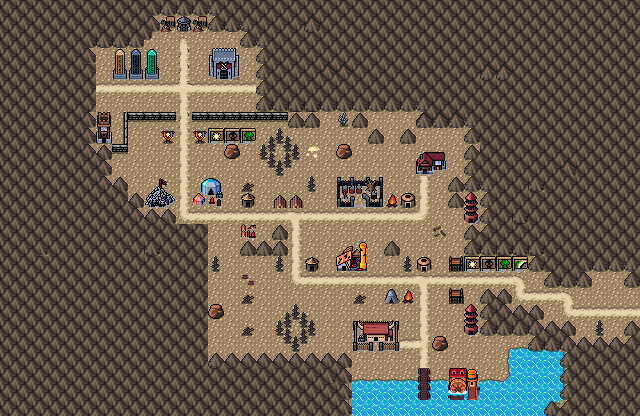

Below is a game level as drawn by its tile map, then a one-line description and the .tmx that defines it (tile-layer data replaced by summaries):
An orthogonal 40x26 tile map with 16x16 px tiles, 4 tile layers (Background, Ground, Mountain Walls, Clutter), 2 tilesets and 21 objects.

<map version="1.10" tiledversion="1.11.2" orientation="orthogonal" renderorder="right-down" width="40" height="26" tilewidth="16" tileheight="16" infinite="0" nextlayerid="8" nextobjectid="121">
 <editorsettings>
  <export target="wastetown..tmx" format="tmx" />
 </editorsettings>
 <properties>
  <property name="dungeonEffect" value="{&quot;startBattleWithCard&quot;: [ &quot;Abzan Devotee&quot; ]}" />
 </properties>
 <tileset firstgid="1" source="../../../../common/maps/tileset/main.tsx" />
 <tileset firstgid="10113" source="../../../../common/maps/tileset/buildings.tsx" />
 <layer id="1" name="Background" width="40" height="26">
  <data>[1040 cells, 1039 non-empty, 12 distinct tile ids]</data>
 </layer>
 <layer id="2" name="Ground" width="40" height="26">
  <data>[1040 cells, 1020 non-empty, 18 distinct tile ids]</data>
 </layer>
 <layer id="7" name="Mountain Walls" width="40" height="26">
  <data>[1040 cells, 582 non-empty, 51 distinct tile ids]</data>
 </layer>
 <layer id="3" name="Clutter" width="40" height="26">
  <properties>
   <property name="spriteLayer" type="bool" value="true" />
  </properties>
  <data>[1040 cells, 790 non-empty, 108 distinct tile ids]</data>
 </layer>
 <objectgroup id="4" name="Objects">
  <object id="51" template="../../obj/treasure.tx" x="176.166" y="54.6663">
   <properties>
    <property name="reward">[
  {
    "editions": [ "KTK", "TDM" ],
    "type": "card",
    "count": 11,
    "colors": [ "green", "black", "white" ],
    "rarity": [ "Common" ]
  },
  {
    "editions": [ "KTK", "TDM" ],
    "type": "card",
    "count": 3,
    "colors": [ "green", "black", "white" ],
    "rarity": [ "Uncommon" ]
  },
  {
    "editions": [ "KTK", "TDM" ],
    "type": "card",
    "count": 1,
    "colors": [ "green", "black", "white" ],
    "colorType": "MultiColor",
    "rarity": [ "Rare", "Mythic Rare" ]
  }
]
</property>
   </properties>
  </object>
  <object id="61" template="../../../../common/maps/obj/entry_right.tx" x="620.833" y="323.333" width="16" height="32">
   <properties>
    <property name="direction" value="right" />
   </properties>
  </object>
  <object id="68" template="../../../../common/maps/obj/enemy.tx" x="471" y="285">
   <properties>
    <property name="enemy" value="Daghatar" />
    <property name="threatRange" type="int" value="30" />
   </properties>
  </object>
  <object id="69" template="../../../../common/maps/obj/enemy.tx" x="305.5" y="239.5">
   <properties>
    <property name="enemy" value="Betor" />
    <property name="threatRange" type="int" value="30" />
    <property name="waypoints" value="94,95" />
   </properties>
  </object>
  <object id="70" template="../../../../common/maps/obj/enemy.tx" x="177" y="171">
   <properties>
    <property name="enemy" value="Anafenza" />
    <property name="threatRange" type="int" value="30" />
    <property name="waypoints" value="96,95" />
   </properties>
  </object>
  <object id="71" template="../../../../common/maps/obj/enemy.tx" x="175.5" y="111">
   <properties>
    <property name="effect" value="{&quot;startBattleWithCard&quot;: [&quot;Abzan Monument|TDM&quot;, &quot;Abzan Banner|KTK&quot;]}" />
    <property name="enemy" value="Felothar" />
   </properties>
  </object>
  <object id="73" template="../../../../common/maps/obj/enemy.tx" x="373.724" y="284.341">
   <properties>
    <property name="enemy" value="Hamza" />
    <property name="threatRange" type="int" value="30" />
    <property name="waypoints" value="97,103" />
   </properties>
  </object>
  <object id="98" template="../../../../common/maps/obj/manashards.tx" x="233" y="107.5" />
  <object id="108" template="../../../../common/maps/obj/gold.tx" x="97" y="109" />
  <object id="109" template="../../../../common/maps/obj/dialog.tx" x="535.92" y="306.597" width="16" height="24" rotation="0" visible="1">
   <properties>
    <property name="dialog">[
{
   "text": "Signs ahead mark this camp the territory of the Abzan Clan of Tarkir. Orderly warriors clad in dragonscale armor march ahead, sand swirling at their mystic command.",
   "options": [{
      "name": "(Continue)", "action": [{"deleteMapObject":-1}]}]
}
]</property>
   </properties>
  </object>
  <object id="110" template="../../../../common/maps/obj/scroll.tx" x="413" y="350.5">
   <properties>
    <property name="reward" value="[ { &quot;type&quot;: &quot;card&quot;, &quot;cardName&quot;: &quot;Sandsteppe Citadel&quot;, &quot;editions&quot;: [ &quot;TDM&quot; ], &quot;count&quot;: 1 } ]" />
   </properties>
  </object>
  <object id="111" template="../../../../common/maps/obj/dialog.tx" x="168.416" y="133.417" width="32.5" height="18.5" visible="1">
   <properties>
    <property name="dialog">[
{
   "text": "A heavily armored woman stands before you, sand swirling beside her forming spectral warriors.
'You stand now not just against me, but all the Abzan, past and present! Pray your death is swift.'",
   "options": [{
      "name": "(Continue)", "action": [{"deleteMapObject":-1}]}]
}
]</property>
   </properties>
  </object>
  <object id="112" template="../../../../common/maps/obj/enemy.tx" x="445.333" y="225">
   <properties>
    <property name="dialog">[
	{
		"text": "Hail, {var=player_name}. I see your travels have taken you far. I have been wandering as well, and have acquired some rare spells I am not in need of along the way. Take a look, perhaps they will be of use. Traveling this place does have its costs though, so I cannot simply give you them, but my prices are fair.",
		"options": [
			{
				"name": "(Continue)" }
		]
	}
]</property>
    <property name="enemy" value="Mysterious Mage" />
   </properties>
  </object>
  <object id="113" template="../../../../common/maps/obj/shop.tx" x="416" y="184">
   <properties>
    <property name="commonShopList" value="WanderingMerchantWhite" />
    <property name="mythicShopList" value="" />
    <property name="rareShopList" value="" />
    <property name="uncommonShopList" value="" />
   </properties>
  </object>
  <object id="114" template="../../../../common/maps/obj/collision.tx" x="205.65" y="47.2096" width="34.0047" height="31.5833" />
  <object id="115" template="../../../../common/maps/obj/collision.tx" x="113.296" y="47.9256" width="46.1754" height="31.5833" />
  <object id="116" template="../../../../common/maps/obj/collision.tx" x="352.331" y="318.208" width="47.6714" height="31.5833" />
  <object id="117" template="../../../../common/maps/obj/collision.tx" x="335.331" y="175.875" width="48.338" height="31.5833" />
  <object id="118" template="../../../../common/maps/obj/collision.tx" x="333.331" y="241.542" width="34.0047" height="31.5833" />
  <object id="119" template="../../../../common/maps/obj/collision.tx" x="192.664" y="178.542" width="34.0047" height="31.5833" />
  <object id="120" template="../../../../common/maps/obj/collision.tx" x="141.998" y="176.542" width="34.0047" height="31.5833" />
 </objectgroup>
</map>
